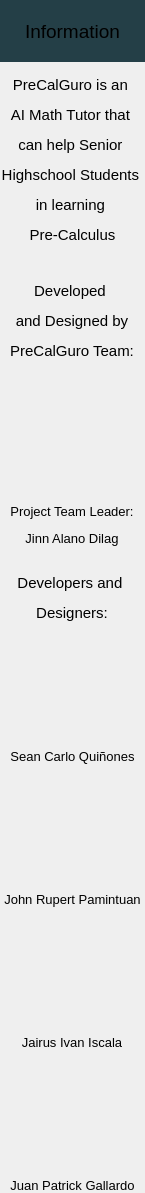
                                     <widget class="QWidget" name="scrollAreaWidgetContents">
                                      <property name="geometry">
                                       <rect>
                                        <x>0</x>
                                        <y>0</y>
                                        <width>145</width>
                                        <height>1191</height>
                                       </rect>
                                      </property>
                                      <property name="sizePolicy">
                                       <sizepolicy hsizetype="Preferred" vsizetype="Preferred">
                                        <horstretch>0</horstretch>
                                        <verstretch>0</verstretch>
                                       </sizepolicy>
                                      </property>
                                      <property name="minimumSize">
                                       <size>
                                        <width>0</width>
                                        <height>0</height>
                                       </size>
                                      </property>
                                      <property name="styleSheet">
                                       <string notr="true"/>
                                      </property>
                                      <layout class="QVBoxLayout" name="verticalLayout_70">
                                       <property name="spacing">
                                        <number>0</number>
                                       </property>
                                       <property name="leftMargin">
                                        <number>0</number>
                                       </property>
                                       <property name="topMargin">
                                        <number>0</number>
                                       </property>
                                       <property name="rightMargin">
                                        <number>0</number>
                                       </property>
                                       <property name="bottomMargin">
                                        <number>0</number>
                                       </property>
                                       <item alignment="Qt::AlignVCenter">
                                        <widget class="QLabel" name="label_7">
                                         <property name="font">
                                          <font>
                                           <pointsize>13</pointsize>
                                          </font>
                                         </property>
                                         <property name="styleSheet">
                                          <string notr="true">background-color: rgb(36, 63, 71);</string>
                                         </property>
                                         <property name="text">
                                          <string>&lt;html&gt;&lt;head/&gt;&lt;body&gt;&lt;p align=&quot;center&quot;&gt;&lt;br/&gt;&lt;span style=&quot; font-size:14pt;&quot;&gt;Information&lt;/span&gt;&lt;br/&gt;&lt;/p&gt;&lt;/body&gt;&lt;/html&gt;</string>
                                         </property>
                                         <property name="textFormat">
                                          <enum>Qt::RichText</enum>
                                         </property>
                                        </widget>
                                       </item>
                                       <item>
                                        <widget class="QLabel" name="label_42">
                                         <property name="styleSheet">
                                          <string notr="true">color: rgb(0, 0, 0);</string>
                                         </property>
                                         <property name="text">
                                          <string>&lt;html&gt;&lt;head/&gt;&lt;body&gt;&lt;p align=&quot;center&quot;&gt;&lt;br/&gt;&lt;span style=&quot; font-size:11pt;&quot;&gt;PreCalGuro is an &lt;/span&gt;&lt;/p&gt;&lt;p align=&quot;center&quot;&gt;&lt;span style=&quot; font-size:11pt;&quot;&gt;AI Math Tutor that &lt;/span&gt;&lt;/p&gt;&lt;p align=&quot;center&quot;&gt;&lt;span style=&quot; font-size:11pt;&quot;&gt;can help Senior &lt;/span&gt;&lt;/p&gt;&lt;p align=&quot;center&quot;&gt;&lt;span style=&quot; font-size:11pt;&quot;&gt;Highschool Students &lt;/span&gt;&lt;/p&gt;&lt;p align=&quot;center&quot;&gt;&lt;span style=&quot; font-size:11pt;&quot;&gt;in learning &lt;/span&gt;&lt;/p&gt;&lt;p align=&quot;center&quot;&gt;&lt;span style=&quot; font-size:11pt;&quot;&gt;Pre-Calculus&lt;br/&gt;&lt;/span&gt;&lt;/p&gt;&lt;/body&gt;&lt;/html&gt;</string>
                                         </property>
                                         <property name="textFormat">
                                          <enum>Qt::RichText</enum>
                                         </property>
                                        </widget>
                                       </item>
                                       <item alignment="Qt::AlignHCenter|Qt::AlignTop">
                                        <widget class="QLabel" name="label_31">
                                         <property name="styleSheet">
                                          <string notr="true">color: rgb(0, 0, 0);</string>
                                         </property>
                                         <property name="text">
                                          <string>&lt;!DOCTYPE HTML PUBLIC &quot;-//W3C//DTD HTML 4.0//EN&quot; &quot;http://www.w3.org/TR/REC-html40/strict.dtd&quot;&gt;
&lt;html&gt;&lt;head&gt;&lt;meta name=&quot;qrichtext&quot; content=&quot;1&quot; /&gt;&lt;style type=&quot;text/css&quot;&gt;
p, li { white-space: pre-wrap; }
&lt;/style&gt;&lt;/head&gt;&lt;body style=&quot; font-family:'MS Shell Dlg 2'; font-size:8pt; font-weight:400; font-style:normal;&quot;&gt;
&lt;p align=&quot;center&quot; style=&quot;-qt-paragraph-type:empty; margin-top:12px; margin-bottom:12px; margin-left:0px; margin-right:0px; -qt-block-indent:0; text-indent:0px;&quot;&gt;&lt;br /&gt;&lt;/p&gt;
&lt;p align=&quot;center&quot; style=&quot; margin-top:12px; margin-bottom:12px; margin-left:0px; margin-right:0px; -qt-block-indent:0; text-indent:0px;&quot;&gt;&lt;span style=&quot; font-size:11pt;&quot;&gt;Developed &lt;/span&gt;&lt;/p&gt;
&lt;p align=&quot;center&quot; style=&quot; margin-top:12px; margin-bottom:12px; margin-left:0px; margin-right:0px; -qt-block-indent:0; text-indent:0px;&quot;&gt;&lt;span style=&quot; font-size:11pt;&quot;&gt;and Designed by&lt;/span&gt;&lt;/p&gt;
&lt;p align=&quot;center&quot; style=&quot; margin-top:12px; margin-bottom:12px; margin-left:0px; margin-right:0px; -qt-block-indent:0; text-indent:0px;&quot;&gt;&lt;span style=&quot; font-size:11pt;&quot;&gt;PreCalGuro Team:&lt;/span&gt;&lt;/p&gt;
&lt;p align=&quot;center&quot; style=&quot;-qt-paragraph-type:empty; margin-top:12px; margin-bottom:12px; margin-left:0px; margin-right:0px; -qt-block-indent:0; text-indent:0px; font-size:11pt;&quot;&gt;&lt;br /&gt;&lt;/p&gt;&lt;/body&gt;&lt;/html&gt;</string>
                                         </property>
                                         <property name="textFormat">
                                          <enum>Qt::RichText</enum>
                                         </property>
                                         <property name="scaledContents">
                                          <bool>false</bool>
                                         </property>
                                        </widget>
                                       </item>
                                       <item>
                                        <widget class="QLabel" name="label_30">
                                         <property name="sizePolicy">
                                          <sizepolicy hsizetype="Preferred" vsizetype="Preferred">
                                           <horstretch>0</horstretch>
                                           <verstretch>0</verstretch>
                                          </sizepolicy>
                                         </property>
                                         <property name="styleSheet">
                                          <string notr="true">border-image: url(:/images/Dilag.jpg);
padding-top: 100px;
margin-left: 30px;
margin-right: 30px;</string>
                                         </property>
                                         <property name="text">
                                          <string/>
                                         </property>
                                         <property name="scaledContents">
                                          <bool>true</bool>
                                         </property>
                                        </widget>
                                       </item>
                                       <item alignment="Qt::AlignHCenter">
                                        <widget class="QLabel" name="label_32">
                                         <property name="styleSheet">
                                          <string notr="true">color: rgb(0, 0, 0);</string>
                                         </property>
                                         <property name="text">
                                          <string>&lt;html&gt;&lt;head/&gt;&lt;body&gt;&lt;p align=&quot;center&quot;&gt;&lt;span style=&quot; font-size:10pt;&quot;&gt;Project Team Leader:&lt;/span&gt;&lt;/p&gt;&lt;p align=&quot;center&quot;&gt;&lt;span style=&quot; font-size:10pt;&quot;&gt;Jinn Alano Dilag&lt;br/&gt;&lt;/span&gt;&lt;/p&gt;&lt;/body&gt;&lt;/html&gt;</string>
                                         </property>
                                         <property name="textFormat">
                                          <enum>Qt::RichText</enum>
                                         </property>
                                        </widget>
                                       </item>
                                       <item alignment="Qt::AlignHCenter">
                                        <widget class="QLabel" name="label_33">
                                         <property name="styleSheet">
                                          <string notr="true">color: rgb(0, 0, 0);</string>
                                         </property>
                                         <property name="text">
                                          <string>&lt;html&gt;&lt;head/&gt;&lt;body&gt;&lt;p align=&quot;center&quot;&gt;&lt;br/&gt;&lt;span style=&quot; font-size:11pt;&quot;&gt;Developers and &lt;/span&gt;&lt;/p&gt;&lt;p align=&quot;center&quot;&gt;&lt;span style=&quot; font-size:11pt;&quot;&gt;Designers:&lt;/span&gt;&lt;br/&gt;&lt;/p&gt;&lt;/body&gt;&lt;/html&gt;</string>
                                         </property>
                                         <property name="textFormat">
                                          <enum>Qt::RichText</enum>
                                         </property>
                                        </widget>
                                       </item>
                                       <item>
                                        <widget class="QLabel" name="label_34">
                                         <property name="styleSheet">
                                          <string notr="true">border-image: url(:/images/Quinones.jpg);
padding-top: 100px;
margin-left: 25px;
margin-right: 25px;</string>
                                         </property>
                                         <property name="text">
                                          <string/>
                                         </property>
                                         <property name="scaledContents">
                                          <bool>true</bool>
                                         </property>
                                        </widget>
                                       </item>
                                       <item alignment="Qt::AlignHCenter">
                                        <widget class="QLabel" name="label_35">
                                         <property name="styleSheet">
                                          <string notr="true">color: rgb(0, 0, 0);</string>
                                         </property>
                                         <property name="text">
                                          <string>&lt;html&gt;&lt;head/&gt;&lt;body&gt;&lt;p align=&quot;center&quot;&gt;&lt;span style=&quot; font-size:10pt;&quot;&gt;Sean Carlo Quiñones&lt;br/&gt;&lt;/span&gt;&lt;/p&gt;&lt;/body&gt;&lt;/html&gt;</string>
                                         </property>
                                         <property name="textFormat">
                                          <enum>Qt::RichText</enum>
                                         </property>
                                        </widget>
                                       </item>
                                       <item>
                                        <widget class="QLabel" name="label_36">
                                         <property name="styleSheet">
                                          <string notr="true">border-image: url(:/images/Pamintuan.jpg);
padding-top: 100px;
margin-left: 25px;
margin-right: 25px;</string>
                                         </property>
                                         <property name="text">
                                          <string/>
                                         </property>
                                         <property name="scaledContents">
                                          <bool>true</bool>
                                         </property>
                                        </widget>
                                       </item>
                                       <item alignment="Qt::AlignHCenter">
                                        <widget class="QLabel" name="label_37">
                                         <property name="styleSheet">
                                          <string notr="true">color: rgb(0, 0, 0);</string>
                                         </property>
                                         <property name="text">
                                          <string>&lt;html&gt;&lt;head/&gt;&lt;body&gt;&lt;p align=&quot;center&quot;&gt;&lt;span style=&quot; font-size:10pt;&quot;&gt;John Rupert Pamintuan&lt;br/&gt;&lt;/span&gt;&lt;/p&gt;&lt;/body&gt;&lt;/html&gt;</string>
                                         </property>
                                         <property name="textFormat">
                                          <enum>Qt::RichText</enum>
                                         </property>
                                        </widget>
                                       </item>
                                       <item>
                                        <widget class="QLabel" name="label_38">
                                         <property name="styleSheet">
                                          <string notr="true">border-image: url(:/images/Iscala.jpg);
padding-top: 100px;
margin-left: 25px;
margin-right: 25px;</string>
                                         </property>
                                         <property name="text">
                                          <string/>
                                         </property>
                                         <property name="scaledContents">
                                          <bool>true</bool>
                                         </property>
                                        </widget>
                                       </item>
                                       <item alignment="Qt::AlignHCenter">
                                        <widget class="QLabel" name="label_39">
                                         <property name="styleSheet">
                                          <string notr="true">color: rgb(0, 0, 0);</string>
                                         </property>
                                         <property name="lineWidth">
                                          <number>1</number>
                                         </property>
                                         <property name="text">
                                          <string>&lt;html&gt;&lt;head/&gt;&lt;body&gt;&lt;p align=&quot;center&quot;&gt;&lt;span style=&quot; font-size:10pt;&quot;&gt;Jairus Ivan Iscala&lt;br/&gt;&lt;/span&gt;&lt;/p&gt;&lt;/body&gt;&lt;/html&gt;</string>
                                         </property>
                                         <property name="textFormat">
                                          <enum>Qt::RichText</enum>
                                         </property>
                                        </widget>
                                       </item>
                                       <item>
                                        <widget class="QLabel" name="label_40">
                                         <property name="styleSheet">
                                          <string notr="true">border-image: url(:/images/Gallardo.jpg);
padding-top: 100px;
margin-left: 25px;
margin-right: 25px;</string>
                                         </property>
                                         <property name="text">
                                          <string/>
                                         </property>
                                         <property name="scaledContents">
                                          <bool>true</bool>
                                         </property>
                                        </widget>
                                       </item>
                                       <item alignment="Qt::AlignHCenter">
                                        <widget class="QLabel" name="label_41">
                                         <property name="styleSheet">
                                          <string notr="true">color: rgb(0, 0, 0);</string>
                                         </property>
                                         <property name="text">
                                          <string>&lt;html&gt;&lt;head/&gt;&lt;body&gt;&lt;p align=&quot;center&quot;&gt;&lt;span style=&quot; font-size:10pt;&quot;&gt;Juan Patrick Gallardo&lt;/span&gt;&lt;/p&gt;&lt;/body&gt;&lt;/html&gt;</string>
                                         </property>
                                         <property name="textFormat">
                                          <enum>Qt::RichText</enum>
                                         </property>
                                        </widget>
                                       </item>
                                      </layout>
                                     </widget>
